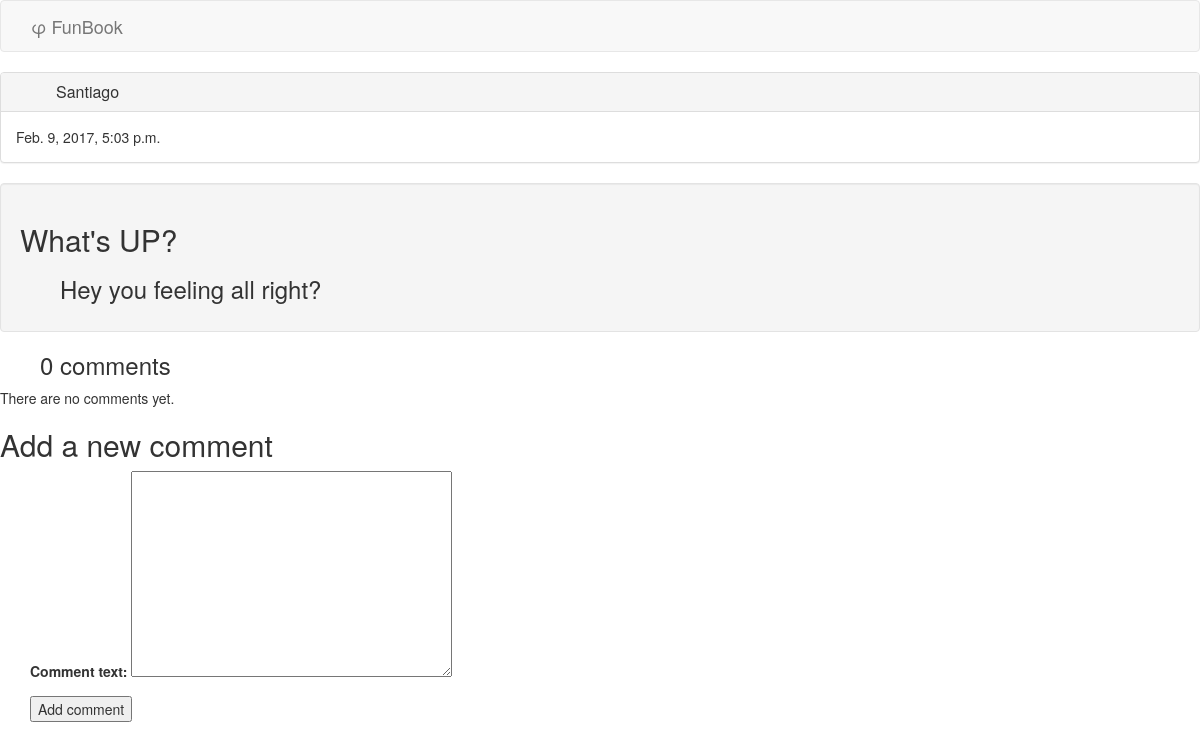
The page /socrates/1/ on the database its author committed.
### socrates/models.py (models this page shows, shortened)
class Question(models.Model):
    owner = models.ForeignKey(User, related_name='question_user', verbose_name='Owner')
    question_text = models.CharField(max_length=200)
    pub_date = models.DateTimeField(auto_now_add=True,blank = True)
    question_body = models.TextField(max_length=1000, blank = True)

### socrates/views.py (the view)
# urls.py: url(r'^(?P<question_id>[0-9]+)/$', views.detail, name='detail'),
def detail(request, question_id):
    try:
        question = Question.objects.get(pk=question_id)
	comments = question.comments
	if request.method == 'POST':
	  comment_form = CommentForm(data=request.POST)
	  if comment_form.is_valid():
	    new_comment = comment_form.save(commit=False)
	    new_comment.question = question
	    new_comment.ownerComment = request.user
	    new_comment.save()
	else:
	    comment_form = CommentForm()
	return render(request,'socrates/detail.html',
		     {'question': question, 'comments': comments, 'comment_form': comment_form})
    except Question.DoesNotExist:
        raise Http404("Question does not exist")

### socrates/forms.py
class CommentForm(forms.ModelForm):
  class Meta:
    model = Comment
    fields = ('comment_text',)

### socrates/templates/socrates/detail.html (shortened to what this page needs)
<html>
  <head>
    {% load static %}
    <link href="{% static "login/style.css" %}" rel="stylesheet">
    <link href="{% static "login/bootstrap/CSS/bootstrap.css" %}" rel="stylesheet">
  </head>
    <nav class="navbar navbar-default">
      <div class="container-fluid">
        <div class="navbar-header">
          <a class="navbar-brand" href="#">
            <a class="navbar-brand" href="/socrates">φ FunBook</a>
          </a>
        </div>
      </div>
  </nav>
<div class="panel panel-default">
  <div class="panel-heading">
    <h3 class="panel-title">{{ question.owner }}</h3>
  </div>
   <div class="panel-body">{{ question.pub_date }}</div>
</div>
<div class="well"><h2>{{ question.question_text }}</h2>
<h3>{{ question.question_body }}</h3></div>
{% with comments.count as total_comments %}
  <h3>
    {{ total_comments }} comment{{ total_comments|pluralize }}
  </h3>
{% endwith %}
{% for comment in comments.all %}
  <div class="comment">
    <p class="info">
      Comment {{ forloop.counter }} by {{ comment.ownerComment }}
      on {{ comment.comment_date }}
    </p>
    {{ comment.comment_text|linebreaks }}
  </div>
{% empty %}
  <p>There are no comments yet.</p>
{% endfor %}
{% if new_comment %}
  <h2>Your comment has been added.</h2>
{% else %}
  <h2>Add a new comment</h2>
  <form action="." method="post">
    {{ comment_form.as_p }}
    <p><input type="submit" value="Add comment"></p>
  </form>
{% endif %}

### login/static/login/style.css (style rules this page uses)
form { padding-left: 30px; }
h3 { padding-left: 40px; }

### rows shown on the page
Question: owner "Santiago", pub_date "Feb. 9, 2017, 5:03 p.m.", question_text "What's UP?", question_body "Hey you feeling all right?"

### other values the page prints
{{ total_comments }} "0"
